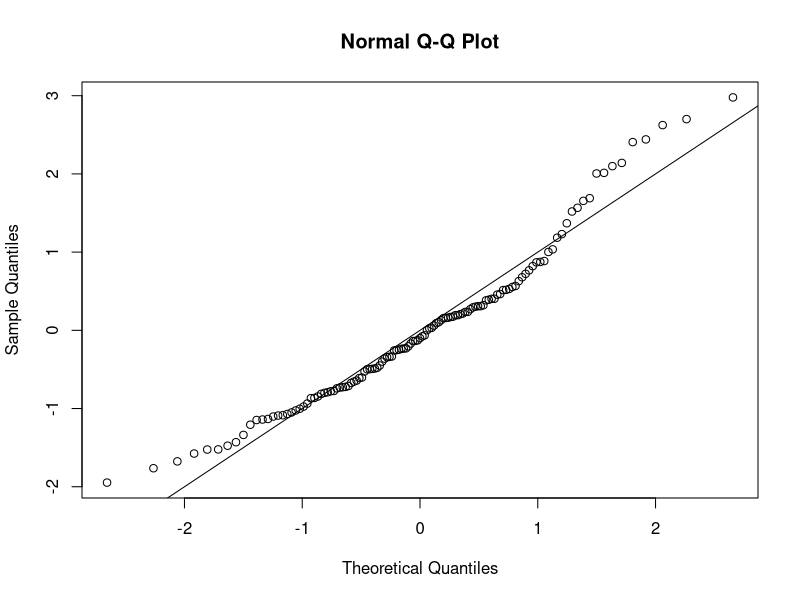
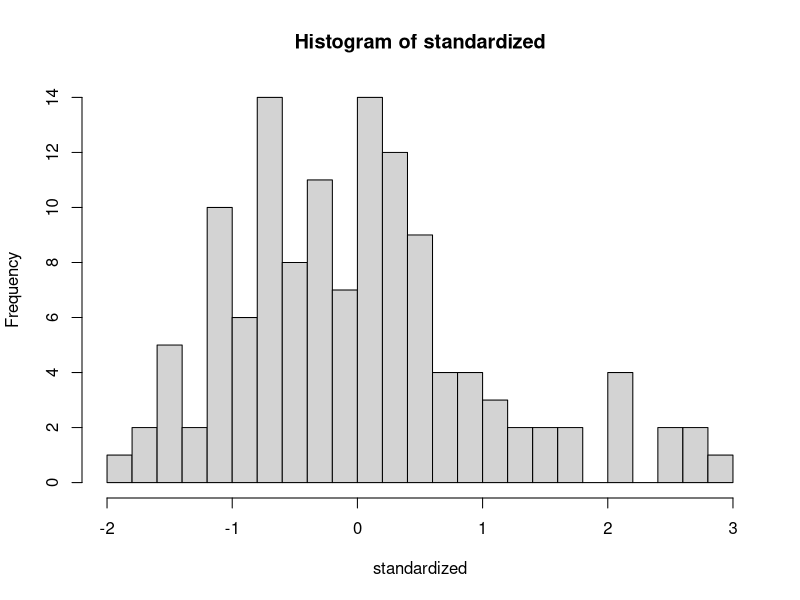
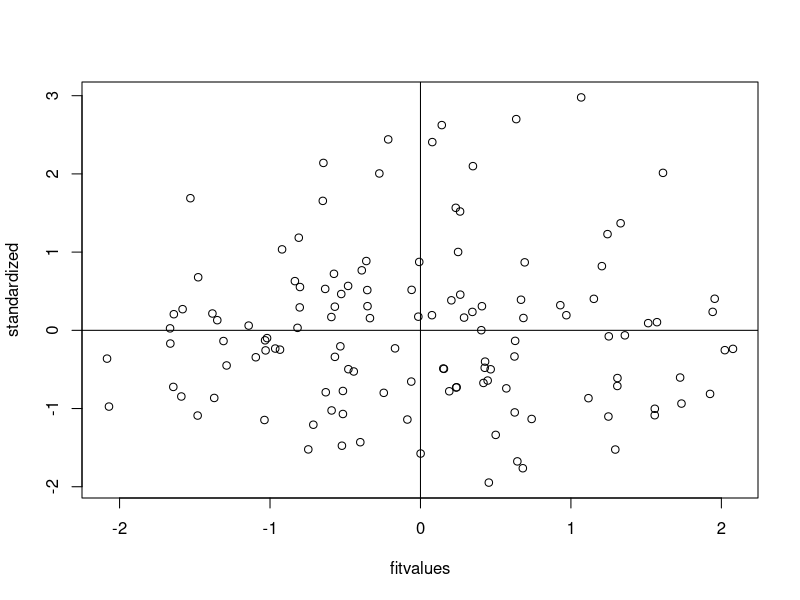

The R source for these figures, in order:
##Set working directory 
setwd("E:/GA/Scales")
master = read.csv("Meaning_Scales_BoredomPronenessShort-RR_RN_Paper.csv")
summary(master)

##No reverse coded items.

####DATA SCREENING####

##Missing Data##
library(mice)
percentmiss = function(x){ sum(is.na(x))/length(x) *100 }

##Going by rows ONLY
notypos = master
missing = apply(notypos[ , 3:14], 1, percentmiss) 
table(missing)

##Replace only the data that you should
replacepeople = notypos[ missing <= 5 , ]  
dontpeople = notypos[ missing > 5 , ]

##Figure out the columns to exclude
apply(replacepeople, 2, percentmiss)
replacecolumn = replacepeople[ , -c(1,2,15)]
dontcolumn = replacepeople[ , c(1,2,15)]

##MICE not needed here. 
nomiss = replacepeople

##Small note: When MICE is run on this project the YEAR column
##is moved from the last column to the thrid column.
##This trend is not observed with data that does not need
##to be MICE'd. All code exluding ID columns has been corrected
##for this. 
#~Hannah 

##Outliers##
##Mahal

mahal = mahalanobis(nomiss[ , -c(1,2,15)], 
                    colMeans(nomiss[ , -c(1,2,15)], na.rm = TRUE),
                    cov(nomiss[ , -c(1,2,3)], use="pairwise.complete.obs"))

summary(mahal)
cutoff = qchisq(.999,ncol(nomiss[ , -c(1,2,15)])) 
summary(mahal < cutoff)
noout = nomiss[ mahal < cutoff, ]

##Additivity: correlations
correlations = cor(noout[,-c(1,2,15)], use="pairwise.complete.obs")
symnum(correlations)

##Make the random stuff & exclude the ID columns 
random = rchisq(nrow(noout), 7)
fake = lm(random~., data=noout[ , -c(1:2,15)])

##get the linearity plot
##create the standardized residuals
standardized = rstudent(fake)
qqnorm(standardized)
abline(0,1)

##multivariate normality
hist(standardized, breaks=30)

##homogeneity and homoscedasticity
fitvalues = scale(fake$fitted.values)
plot(fitvalues, standardized) 
abline(0,0)
abline(v = 0)

##Scoring
#Internal 
internal = rowSums(noout[,c("Q84_1", "Q84_3", "Q84_5", "Q84_6", "Q84_8", "Q84_9")])
internal

#External 
external = rowSums(noout[,c("Q84_2", "Q84_4", "Q84_7", "Q84_10", "Q84_11", "Q84_12")])
external



